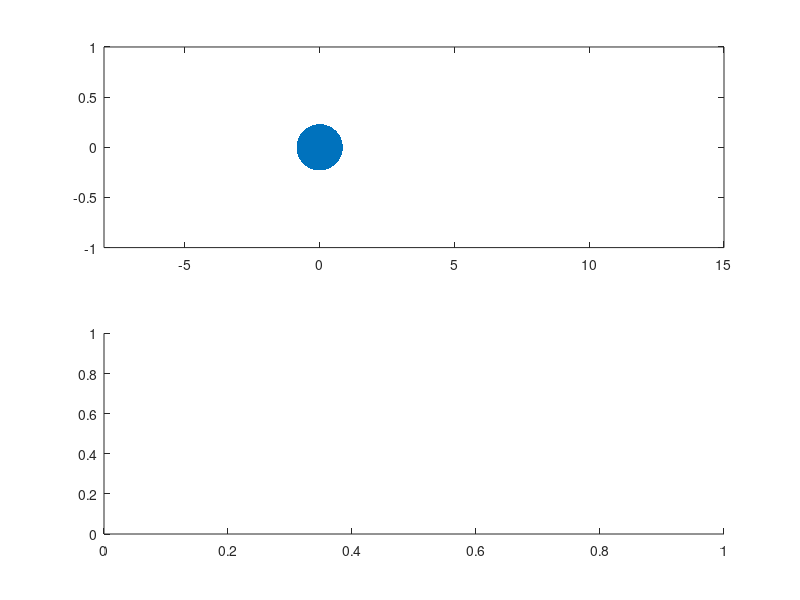

The MATLAB source for this figure: (Note: this script raises an error after producing the figure.)
clc;close all;clear all;
%%
% Fonctionne parfaitement
%
%
%
%%


global KEY_IS_PRESSED
KEY_IS_PRESSED = 0;
gcf;
set(gcf, 'KeyPressFcn', @myKeyPressFcn);

%%

m = 1;

k = 10;

dt = 0.01;
l = 4;
g = 0;
xi = 0;
D = 0;

N=2;

for n = 1:N
    x(1,n) = (n-randi([0,1]));
    v0(1,n) = 0;%(-2)^n;
end


subplot(2,1,1)
h=plot(0,0,'MarkerSize',100,'Marker','.');
axis([-8 15 -1 1]);
set(gca,'nextplot','replacechildren');

subplot(2,1,2)
for i =1:N
    pl(i) = animatedline('color',rand(1,3));
end

% pl(end+1) = animatedline('color',rand(1,3));
% pl(end+1) = animatedline('color',rand(1,3));

axis([0 100 -inf inf]);


%%
for n = 1:N
    C = 1/(4*m);
    C1 = C*4*m;
    C3 = C*( 2*g*sqrt(2*D)*xi*dt^2 + 2*dt^2*force(x(1,:),n,k,l));
    C2 = C*(2*m+g*dt)*2*dt;
    x(2,n) = C1.*x(1,n) + C3 + C2.*v0(n) ;
end

set(h,'XData',x(end,:),'YData',zeros(1,N));

drawnow;
%%

for t = 2:1000
    
    for n =1:N
        C = 1/(2*m-g*dt);
        C1 = C*4*m;
        C2 = -C*(2*m+g*dt);
        C3 = C*( 2*g*sqrt(2*D)*xi*dt^2 + 2*dt^2*force(x(t,:),n,k,l));
        
        x(t+1,n) = C1*x(t,n) + C2*x(t-1,n) + C3;
        
    end
    
    set(h,'XData',x(end,:),'YData',zeros(1,N));
    
    for i = 1:N
        addpoints(pl(i),t,x(end,i));
    end
%     y1 = 1/2*(  cos(sqrt(2*k/m)*t*dt) + cos(-sqrt(2*k/m)*t*dt)   ) -1;
%     y2 = -1/2*(  cos(sqrt(2*k/m)*t*dt) + cos(-sqrt(2*k/m)*t*dt)  ) +3;
%     addpoints(pl(end-1),t, y1 );
%     addpoints(  pl(end),t, y2 );
    axis([t-20 20+t -inf inf]);
    %pause(0.1)
    drawnow;
    
    if KEY_IS_PRESSED
        close all;
        break;
    end
    
end




%%

function F = force(x,n,k,a)

F = 0;

if n-1 >= 1
    F = F - k*(x(n)-x(n-1)-a);
end
if n+1 <= length(x)
    F = F - k*(x(n)-x(n+1)+a);
end

end


function myKeyPressFcn(hObject, event)
global KEY_IS_PRESSED
    KEY_IS_PRESSED  = 1;
end
